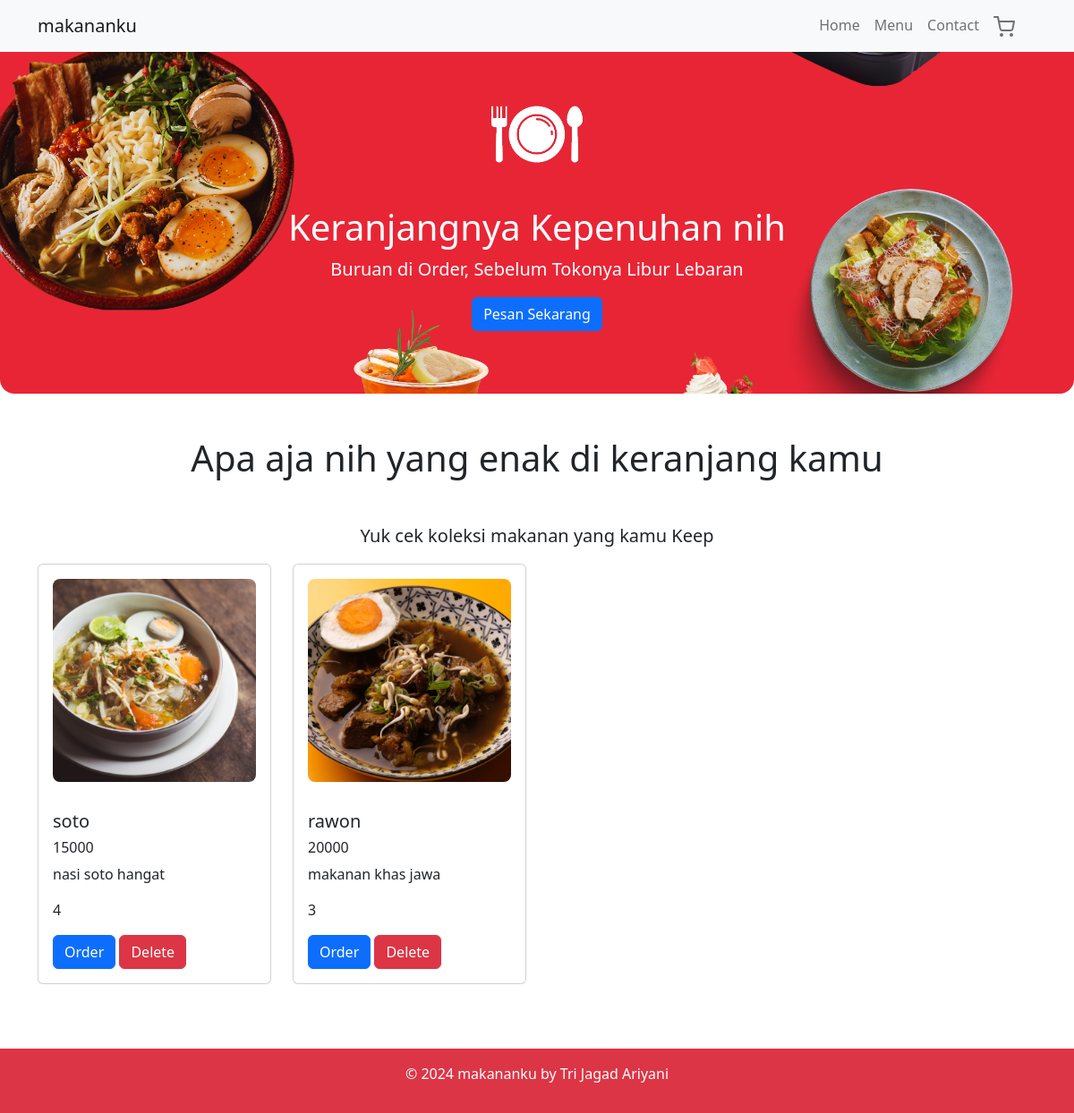
The app's page /studi_kasus/cart.php with its own data.
### tables this page shows
CREATE TABLE `tcart` (
  `id` int(10) NOT NULL,
  `namaBarang` varchar(40) NOT NULL,
  `harga` int(20) NOT NULL,
  `deskripsi` varchar(40) NOT NULL,
  `quantity` int(20) NOT NULL,
  `foto` varchar(255) NOT NULL
);

### studi_kasus/cart.php (the view, shortened to what this page needs)
<?php
require_once 'connection.php';
require_once 'layout/header.php';
$result = mysqli_query($connection, "SELECT * FROM tcart");
?>
        <div class="container-fluid d-flex align-items-center justify-content-center">
                <div class="container text-center text-white">
                        <img src="assets/image/gambar2.png" class="pict" alt="foodies" />
                        <h1 class="display-6">Keranjangnya Kepenuhan nih</h1>
                        <p class="lead">
                                Buruan di Order, Sebelum Tokonya Libur Lebaran
                        </p>
                        <a href="#menuMakanan" class="btn btn-primary">Pesan Sekarang</a>
                </div>
        </div>
        <div class="container" id="menuMakanan">
                <h1 class="text-center my-5">Apa aja nih yang enak di keranjang kamu</h1>
                <p class="text-center fs-5">
                        Yuk cek koleksi makanan yang kamu Keep
                </p>
                <div class="row row-cols-1 row-cols-md-4">
                        <?php
                        while ($data = mysqli_fetch_array($result)) :
                        ?>
                        <div class="col mb-4">
                                <div class="card">
                                <?php echo "<img src='assets/gambar/$data[foto]'class= 'card-img-top p-3 menu'/>";?>
                                <div class="card-body">
                                <h5 class="card-title"><?= $data['namaBarang'] ?></h5>
                                <h6 class="card-title"><?= $data['harga'] ?></h6>
                                <p class="card-text"><?= $data['deskripsi'] ?></p>
                                <p class="card-text"><?= $data['quantity'] ?></p>
                                <a href="pesanMenuCart.php?id=<?= $data['id'] ?>" class="btn btn-primary ml-1">Order</a>
                                <a href="deleteCart.php?id=<?= $data['id'] ?>" class="btn btn-danger ml-1">Delete</a>
                                </div>
                        </div>
                        </div>
                        <?php
                        endwhile;
                        ?>
                </div>
        </div>
      <?php
      require_once 'layout/footer.php'
      ?>
</body>
</html>

### studi_kasus/assets/style.css (style rules this page uses)
.container-fluid { background-image: url("image/gambar1.png"); background-size: cover; background-position: center; height: 55vh; border-radius: 1em; }
.card-img-top { height: 100%; width: 100%; border-radius: 1.5em; }
.pict { width: 10rem; height: 10rem; }
.menu { border-radius: 1.5em; height: 100%; width: 100%; }

### records on screen
tcart: foto (picture), namaBarang "soto", harga "15000", deskripsi "nasi soto hangat", quantity "4"
tcart: foto (picture), namaBarang "rawon", harga "20000", deskripsi "makanan khas jawa", quantity "3"
